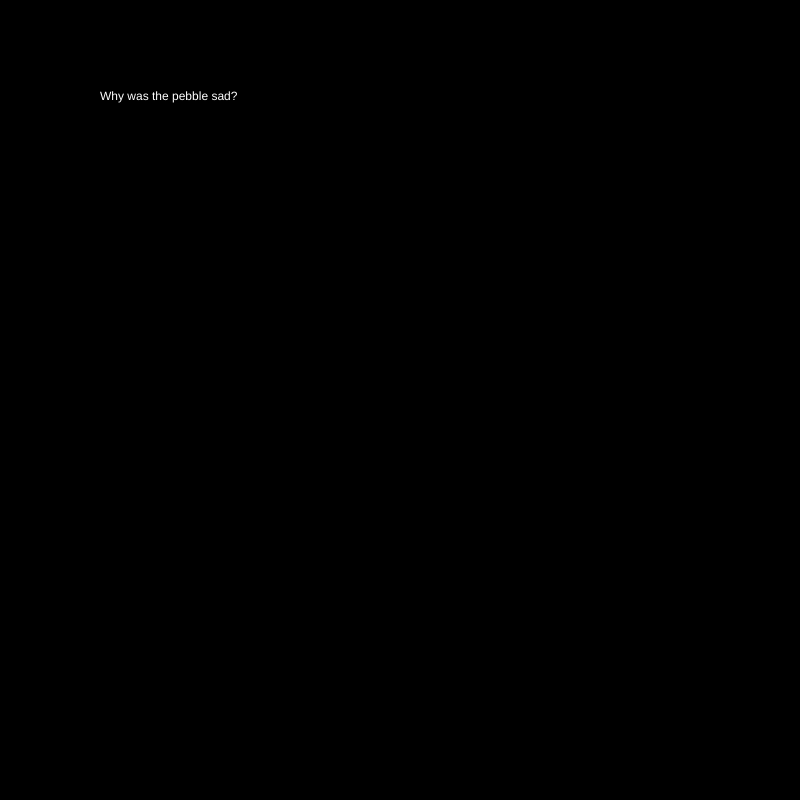
Frame 1 (no input)
Frame 60 (no input): identical to frame 1, image omitted
Frame 120 (the mouse pressed at the canvas centre since frame 60): identical to frame 1, image omitted

The p5.js sketch that drew this single still picture (run headless with seeded random() and noise() and a simulated clock; from frame 60 on, the mouse is pressed at the canvas centre):

// p5.js sketch
// ── sketch.js
var myState = 0;

function setup() {
  // put setup code here
  createCanvas(800, 800);
}

function draw() {
  // put drawing code here
  background('black');
  fill('white');

  switch (myState) {
    case 0:
      text("Why was the pebble sad?", 100, 100);
      break;
    case 1:
      text("Because he wished he was a little boulder", 100, 100);
      break;
  }
}

function mouseReleased() {
  myState = myState + 1;
  if (myState > 1) {
    myState = 0;
  }
}
